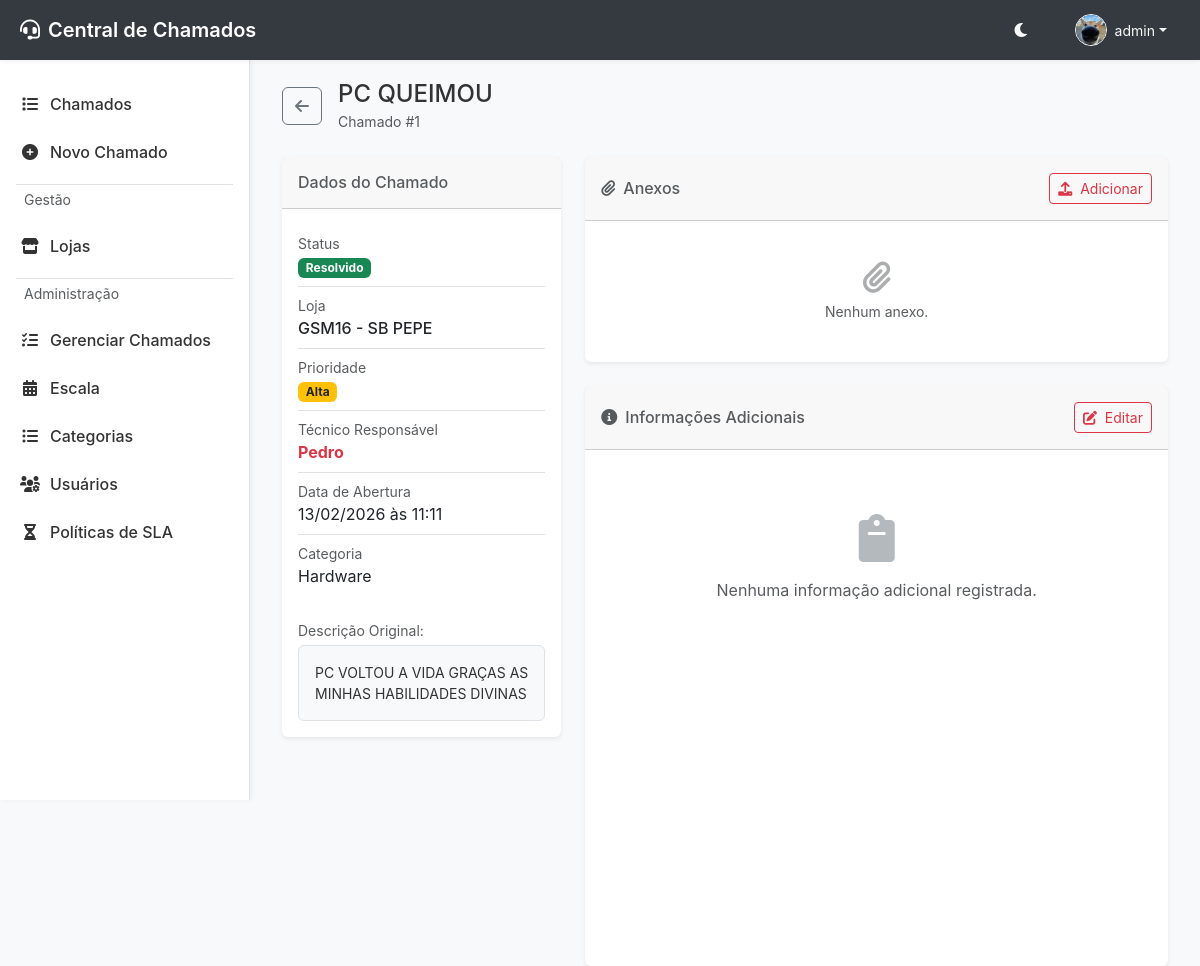
/chamado/1 (signed in), run on an earlier commit of the app's database.
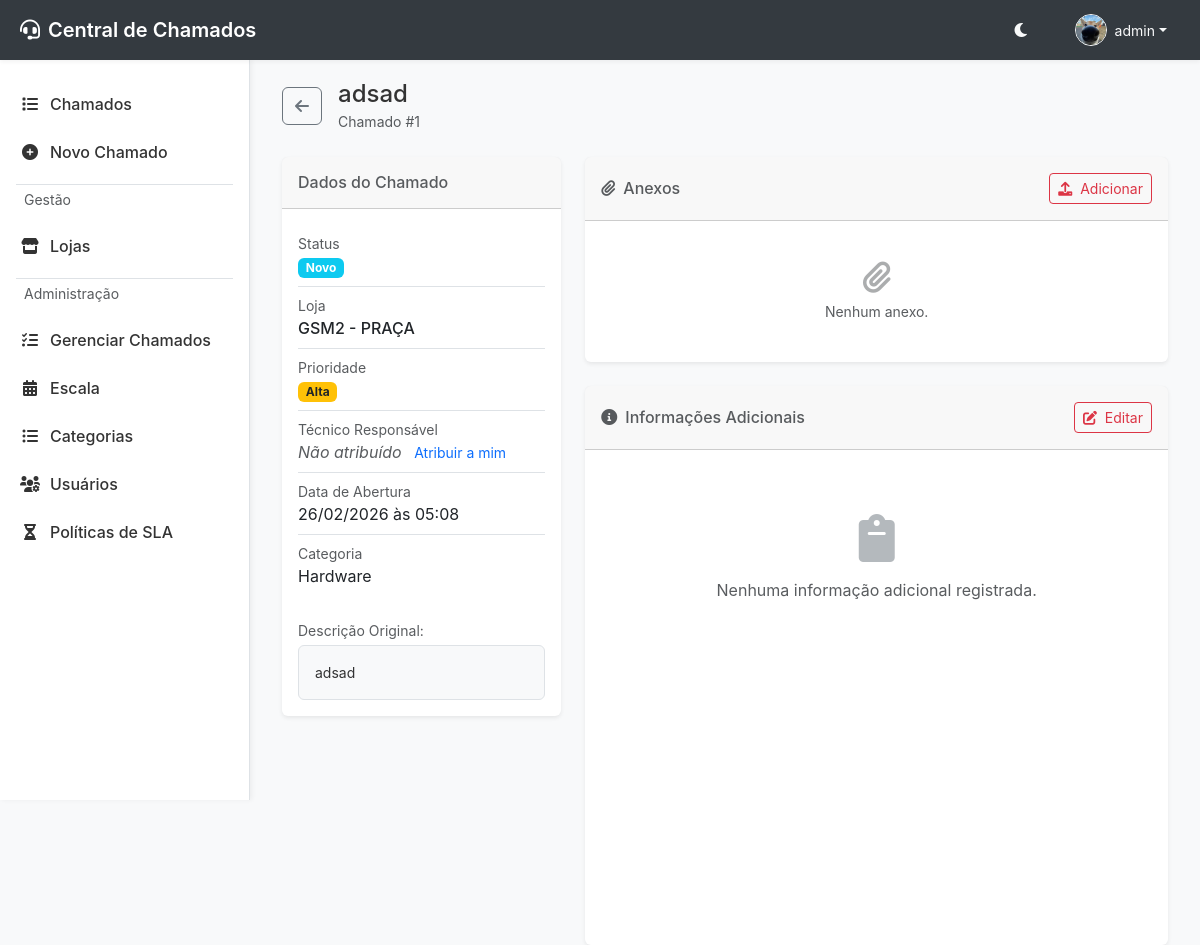
And on a later commit of the database.
### app/modules/chamados/models.py (models this page shows, shortened)
class Ticket(db.Model):
    __tablename__ = 'tickets'
    id = db.Column(db.Integer, primary_key=True)
    title = db.Column(db.String(100), nullable=False)
    description = db.Column(db.Text, nullable=False)
    status = db.Column(db.String(20), default='novo', index=True) # novo, aberto, pendente, resolvido, fechado
    priority = db.Column(db.String(20), default='media', index=True) # baixa, media, alta, critica
    category = db.Column(db.String(50))
    created_at = db.Column(db.DateTime, default=datetime.utcnow, index=True)
    updated_at = db.Column(db.DateTime, default=datetime.utcnow, onupdate=datetime.utcnow)
    due_date = db.Column(db.DateTime, nullable=True)
    closed_at = db.Column(db.DateTime, nullable=True)
    additional_info = db.Column(db.Text, nullable=True)
    attachment = db.Column(db.String(255), nullable=True)
    requester_id = db.Column(db.Integer, db.ForeignKey('users.id'), nullable=False, index=True)
    technician_id = db.Column(db.Integer, db.ForeignKey('users.id'), nullable=True, index=True)
    store_id = db.Column(db.Integer, db.ForeignKey('stores.id'), nullable=True, index=True)
    requester = db.relationship('User', foreign_keys=[requester_id], backref='tickets_requested')
    technician = db.relationship('User', foreign_keys=[technician_id], backref='tickets_assigned')
    store = db.relationship('Store', backref='tickets')
    tags = db.relationship('Tag', secondary=ticket_tags, backref=db.backref('tickets', lazy='dynamic'))

### app/modules/lojas/models.py (models this page shows, shortened)
class Store(db.Model):
    __tablename__ = 'stores'
    id = db.Column(db.Integer, primary_key=True)
    name = db.Column(db.String(100), unique=True, nullable=False, index=True)
    cnpj = db.Column(db.String(20))
    address = db.Column(db.String(200))
    manager = db.Column(db.String(100))

### app/models.py (models this page shows, shortened)
class User(UserMixin, db.Model):
    __tablename__ = 'users'
    id = db.Column(db.Integer, primary_key=True)
    username = db.Column(db.String(64), index=True, unique=True, nullable=False)
    email = db.Column(db.String(120), index=True, unique=True, nullable=False)
    password_hash = db.Column(db.String(256))
    role = db.Column(db.String(20), default='user', index=True) # user, technician, admin, manager, supervisor
    is_technician = db.Column(db.Boolean, default=False, index=True) # Secondary flag to allow admins/managers to act as technicians
    department = db.Column(db.String(100), index=True)
    profile_image = db.Column(db.String(255))
    is_active = db.Column(db.Boolean, default=True, index=True)
    created_at = db.Column(db.DateTime, default=datetime.utcnow)

### app/modules/chamados/routes.py (the view)
@chamados_bp.route('/chamado/<int:id>')
@login_required
def ver_chamado(id):
    ticket = service.get_ticket(id)
    return render_template('chamado_detalhe.html', ticket=ticket)

### app/modules/chamados/repository.py (called while the page is built)
    def find_by_id(self, id):
        return db.session.get(Ticket, id)

### app/modules/chamados/service.py (called while the page is built)
    def get_ticket(self, id):
        return self.repository.find_by_id(id)

### app/templates/chamado_detalhe.html (shortened to what the changed rows need)
{% extends "base.html" %}
{% block content %}
<div class="d-flex justify-content-between align-items-center mb-4 flex-wrap gap-2">
    <div class="d-flex align-items-center">
        <div>
            <h4 class="mb-0 text-break">{{ ticket.title }}</h4>
            <span class="text-muted small">Chamado #{{ ticket.id }}</span>
        </div>
    </div>
</div>
<div class="row g-4">
    <div class="col-md-4">
        <div class="card border-0 shadow-sm h-100">
            <div class="card-body">
                <ul class="list-group list-group-flush">
                    <li class="list-group-item px-0">
                        <small class="text-muted d-block">Status</small>
                        {% set status_color = 'info' if ticket.status == 'novo' else
                                              'primary' if ticket.status == 'em_analise' else
                                              'warning' if ticket.status == 'aguardando_peca' else
                                              'success' if ticket.status == 'resolvido' else
                                              'danger' if ticket.status == 'nao_resolvido' else
                                              'secondary' %}
                        <span class="badge bg-{{ status_color }}">{{ ticket.status|replace('_', ' ')|capitalize }}</span>
                    </li>
                    <li class="list-group-item px-0">
                        <small class="text-muted d-block">Loja</small>
                        <span class="fw-medium">{{ ticket.store.name if ticket.store else 'Não informado' }}</span>
                    </li>
                    <li class="list-group-item px-0">
                        <small class="text-muted d-block">Prioridade</small>
                        <span class="badge bg-{{ 'danger' if ticket.priority == 'critica' else 'warning' if ticket.priority == 'alta' else 'info' if ticket.priority == 'media' else 'secondary' }} text-dark">{{ ticket.priority|capitalize }}</span>
                    </li>
                    <li class="list-group-item px-0">
                        <small class="text-muted d-block">Técnico Responsável</small>
                        {% if ticket.technician %}
                        <span class="text-primary fw-bold">{{ ticket.technician.username }}</span>
                        {% elif ticket.technician_id %}
                        <span class="text-danger small">ID: {{ ticket.technician_id }} (Usuário não encontrado)</span>
                        {% else %}
                        <span class="text-muted fst-italic">Não atribuído</span>
                        <a href="#" class="small ms-2 text-decoration-none">Atribuir a mim</a>
                        {% endif %}
                    </li>
                    <li class="list-group-item px-0">
                        <small class="text-muted d-block">Data de Abertura</small>
                        <span>{{ ticket.created_at.strftime('%d/%m/%Y às %H:%M') }}</span>
                    </li>
                    <li class="list-group-item px-0">
                        <small class="text-muted d-block">Categoria</small>
                        <span>{{ ticket.category|capitalize }}</span>
                    </li>
                </ul>
                <div class="mt-4">
                    <div class="p-3 info-box rounded">
                        <p class="mb-0 small">{{ ticket.description }}</p>
                    </div>
                </div>
            </div>
        </div>
    </div>
</div>
{% endblock %}

What changed in the data, as far as the page shows it:
no longer on this page (row unchanged): Store: store "GSM16 - SB PEPE"
no longer on this page (row unchanged): User: technician.username "Pedro"
changed Ticket "Hardware": title "PC QUEIMOU" → "adsad"; status "Resolvido" → "Novo"; technician_id 4 → empty (drawn); created_at "13/02/2026 às 11:11" → "26/02/2026 às 05:08"; description "PC VOLTOU A VIDA GRAÇAS AS MINHAS HABILIDADES DIVINAS" → "adsad"
now on this page (row unchanged): Store: store "GSM2 - PRAÇA"
Also different on the page:
text now shown: "Não atribuído Atribuir a mim"
